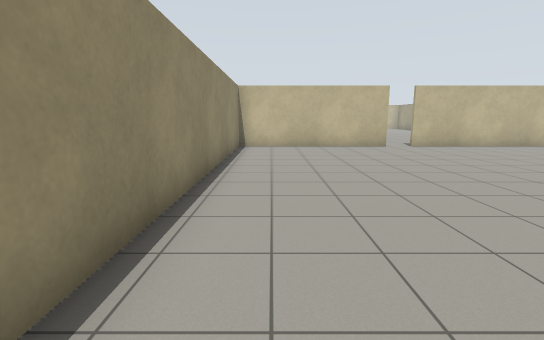
View 1 (above)

19 first-person views from a walk through a Gazebo world. The camera is 1.2 m above the floor, tilts 10° down and sees 85° across. The floor is counted in squares, 1 m on a side. Each view is taken from the middle of a square. On the plan, view 1 faces up. The plan holds only what a view shows up to about 13 squares ahead; the rest is blank. The place goes on beyond the plan.

View 2
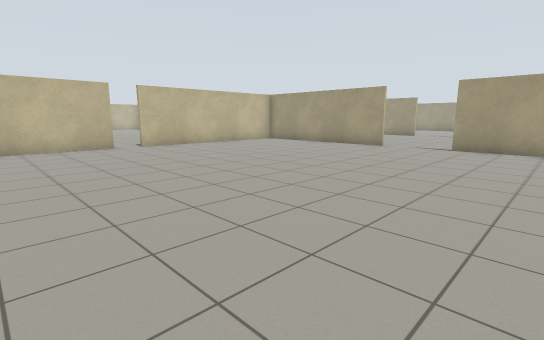

View 3
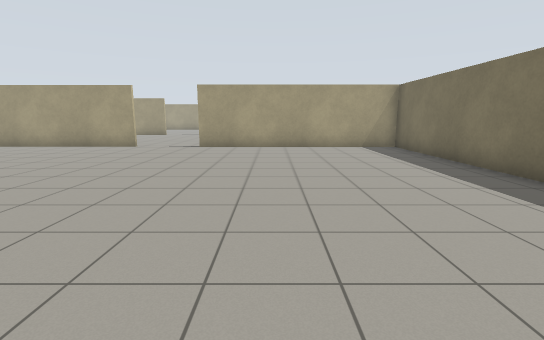

View 4
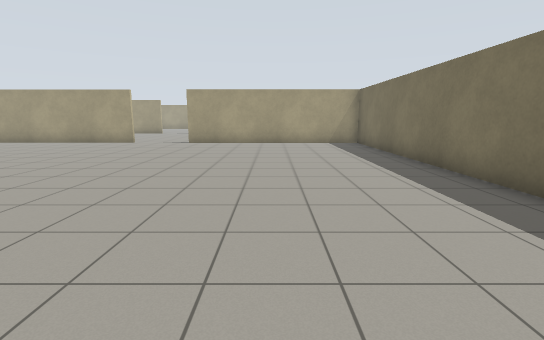

View 5
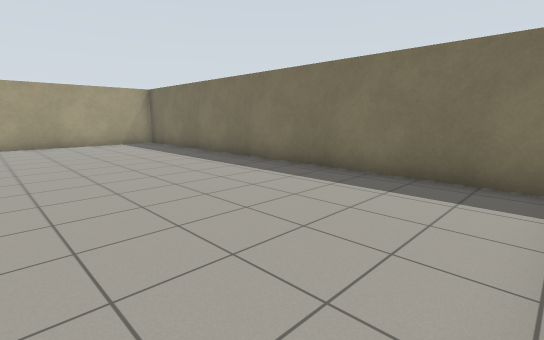

View 6
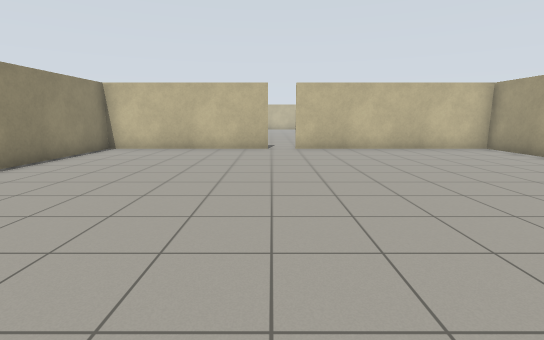

View 7
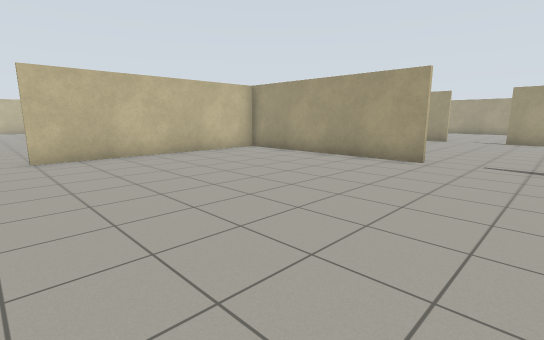

View 8
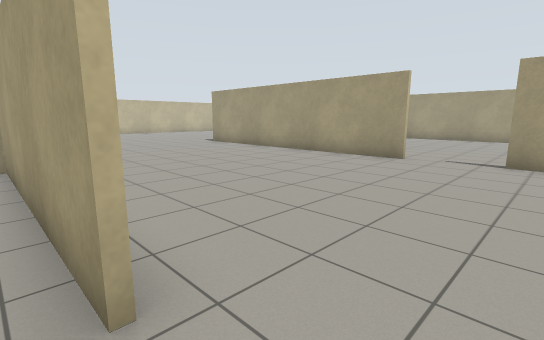

View 9
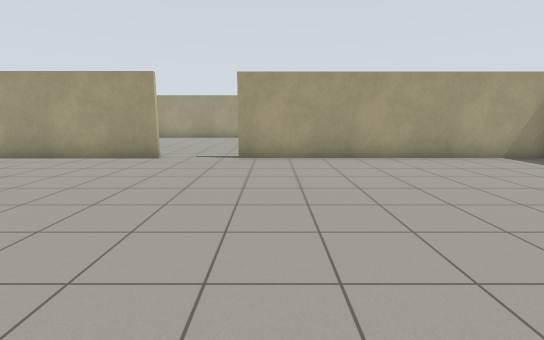

View 10
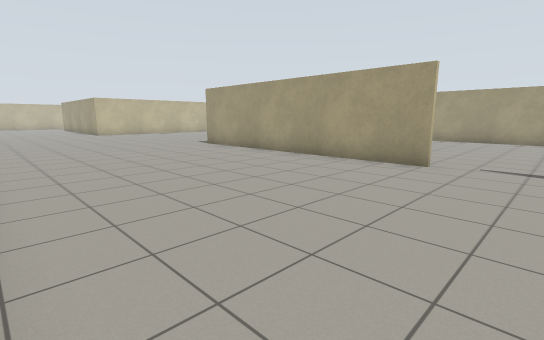

View 11
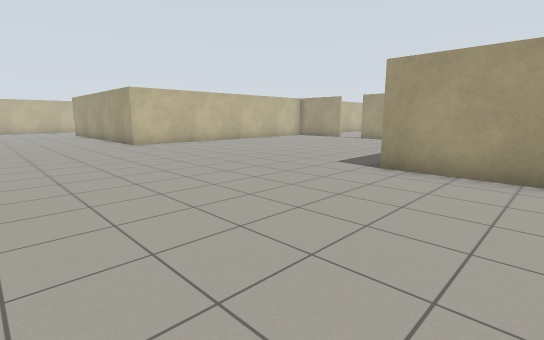

View 12
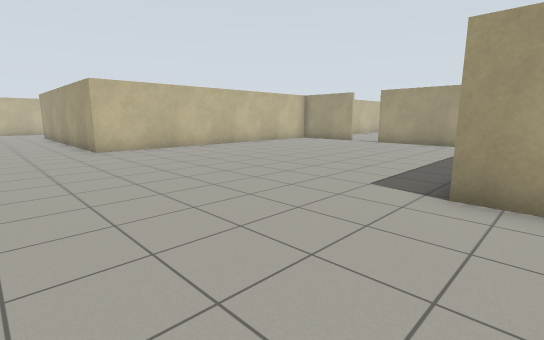

View 13
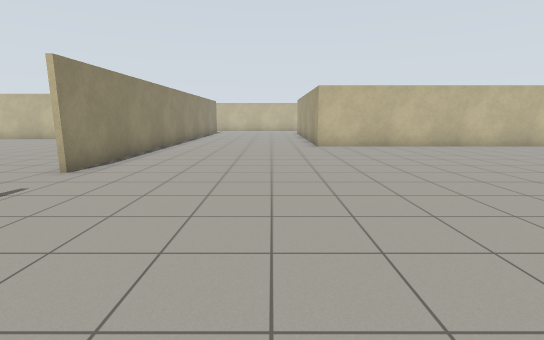

View 14
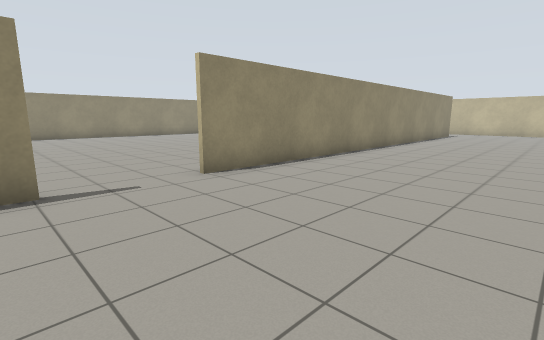

View 15
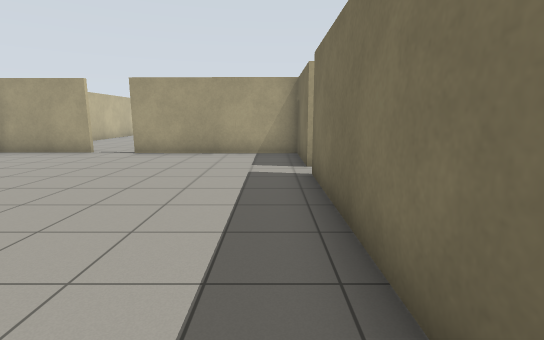

View 16
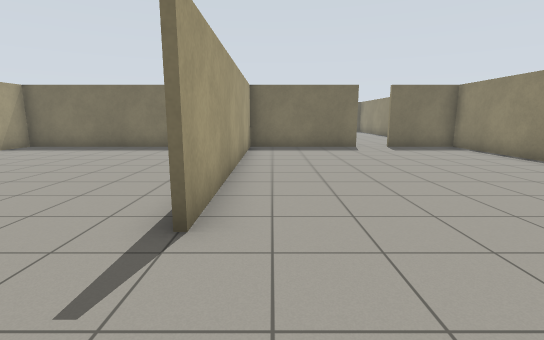

View 17
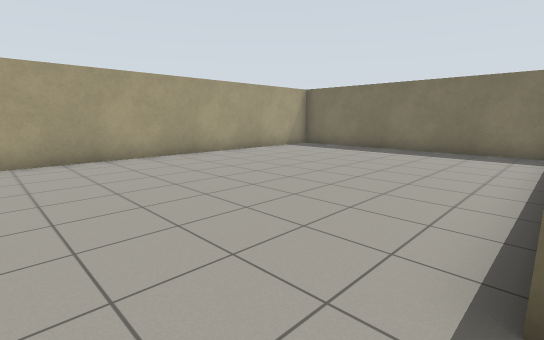

View 18
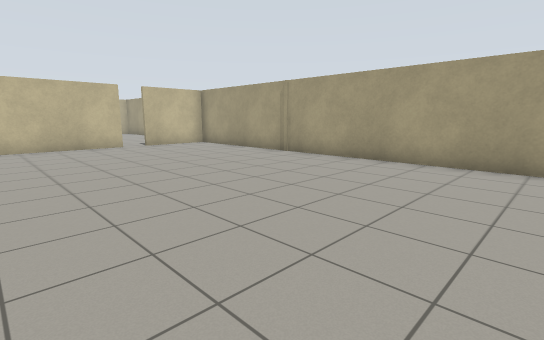

View 19
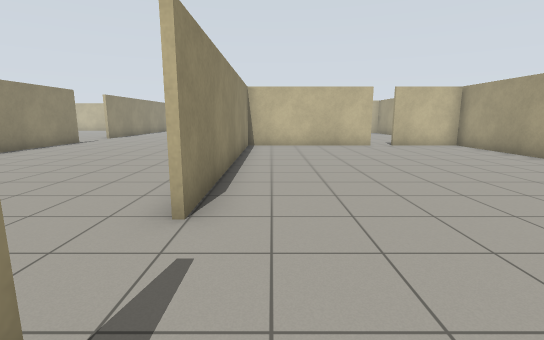

### Floor plan
Points are (right, up) in squares from view 1. A wall is a line through its corners. A room is listed if a view was taken in it or the views show most of it. See-through windows are left out.
Room 1 (views 1, 2, 3, 4, 5, 6, 7)
walls: (13.4, 5.6) (13.4, 12.6) (5.9, 12.6); (4.9, 12.6) (-1.4, 12.6) (-1.4, 1.2); (-0.9, -5.1) (13.4, -5.1) (13.4, 3)
ways out: opening at (13.5, 4.5) to room 2; gap at (5.5, 13)
Room 2 (views 8, 9, 10, 11, 12, 13, 14, 15, 16)
walls: (13.5, 18.6) (13.5, 14.3); (28.3, 17.1) (31.1, 17.1) (31.1, 22.8); (21.8, 7.4) (21.8, 17.1) (27.4, 17.1); (31.1, 24.2) (31.1, 27.5); (29.5, 27.5) (19.9, 27.5) (19.9, 31.9); (13.5, 31.4) (13.5, 21.4); (13.5, -0.1) (13.5, -4.4) (16.3, -4.4); (21.8, -4.4) (21.8, 5.1); (17.4, -4.4) (21.9, -4.4)
ways out: opening at (13.5, 4.5) to room 1; opening at (22, 6.5) to room 3; opening at (28, 17) to room 3; opening at (13.3, 20); opening at (17, -4)
Room 3 (views 17, 18, 19)
walls: (27.4, 17) (22, 17) (22, 7.4); (21.9, -4.4) (31.1, -4.4) (31.1, 17) (28.3, 17)
ways out: opening at (22, 6.5) to room 2; opening at (28, 17) to room 2

Positions as (right, up) in squares from view 1, and headings:
1: (0, 0), facing up
2: (1, 0), facing up-right
3: (1, 0), facing right
4: (-1, -1), facing right
5: (-1, 1), facing down-right
6: (5, 1), facing up
7: (5, 3), facing up-right
8: (13, 4), facing up-right
9: (13, 4), facing right
10: (14, 5), facing up-right
11: (15, 14), facing up-right
12: (17, 16), facing up-right
13: (18, 15), facing up
14: (19, 18), facing up-left
15: (21, 18), facing right
16: (21, 8), facing down
17: (22, 7), facing down-right
18: (23, 4), facing up-right
19: (23, 4), facing up
